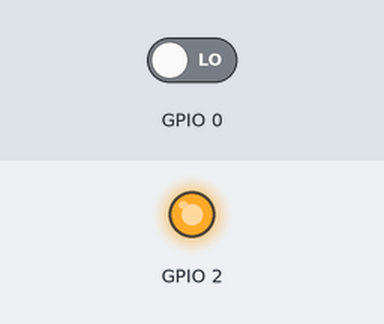
Simulated run of this sketch. Board: ESP32. On the bench: output pins drawn as LEDs (lit = HIGH). Inputs (shaded band) come from the test bench; at power-on: GPIO 0 LOW. What the sketch prints to the serial monitor is not drawn.

Above: at 1.2 s.
1.3 s: GPIO 0 driven HIGH
At 2.2 s:
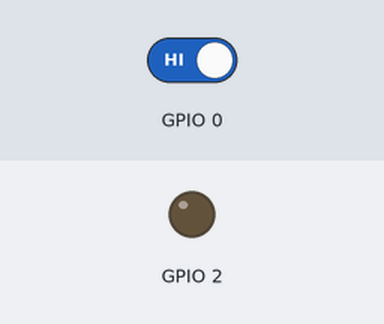
2.8 s: GPIO 0 driven LOW
At 4.2 s:
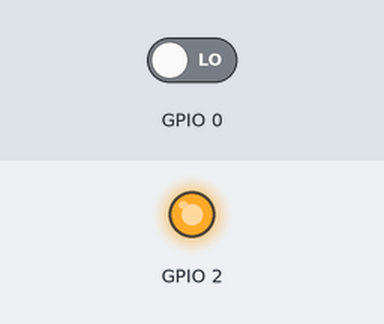
Timing chart, 0 to 5.8 s (numbered marks = the images above; inputs shaded):
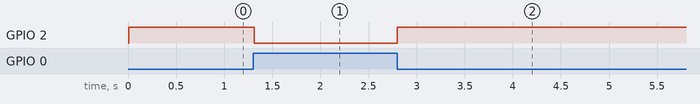

Measured:
- after the input at 1.3 s, GPIO 2: HIGH → LOW at once
- after the input at 2.8 s, GPIO 2: LOW → HIGH at once

The sketch:

ESPNOW_T2.ino
```cpp
#include <esp_now.h>
#include <WiFi.h>

// Global copies of slaves
esp_now_peer_info_t slave1;
esp_now_peer_info_t slave2;

#define CHANNEL 0
#define PRINTSCANRESULTS 0
#define DELETEBEFOREPAIR 0

int mac1[6] = {0xA8, 0x42, 0xE3, 0xAB, 0xB6, 0x7D}; // A8:42:E3:AB:B6:7D
int mac2[6] = {0xD4, 0x8A, 0xFC, 0x9E, 0x83, 0xE1}; // D4:8A:FC:9E:83:E1

// Init ESP Now with fallback
void InitESPNow() {
  WiFi.disconnect();
  if (esp_now_init() == ESP_OK) {
    Serial.println("ESPNow Init Success");
  }
  else {
    Serial.println("ESPNow Init Failed");
    ESP.restart(); // Restart ESP if initialization fails
  }
}

// Scan for slaves in AP mode
void ScanForSlave() {
  bool slave1Found = false;
  bool slave2Found = false;

  memset(&slave1, 0, sizeof(slave1));
  memset(&slave2, 0, sizeof(slave2));

  for (int ii = 0; ii < 6; ++ii) {
    slave1.peer_addr[ii] = (uint8_t) mac1[ii];
    slave2.peer_addr[ii] = (uint8_t) mac2[ii];
  }

  slave1.channel = CHANNEL;
  slave1.encrypt = 0;

  slave2.channel = CHANNEL;
  slave2.encrypt = 0;

  slave1Found = true;
  slave2Found = true;

  if (slave1Found && slave2Found) {
    Serial.println("Both Slaves Found, processing..");
  } else if (slave1Found || slave2Found) {
    Serial.println("Only one Slave Found, processing..");
  } else {
    Serial.println("No Slaves Found, trying again.");
  }
}

// Check if the slave is already paired with the master.
// If not, pair the slave with master
bool manageSlave(esp_now_peer_info_t &slave) {
  if (slave.channel == CHANNEL) {
    if (DELETEBEFOREPAIR) {
      deletePeer(slave);
    }

    Serial.print("Slave Status: ");
    bool exists = esp_now_is_peer_exist(slave.peer_addr);
    if (exists) {
      Serial.println("Already Paired");
      return true;
    } else {
      esp_err_t addStatus = esp_now_add_peer(&slave);
      if (addStatus == ESP_OK) {
        Serial.println("Pair success");
        return true;
      } else {
        Serial.println("Pair failed");
        return false;
      }
    }
  } else {
    Serial.println("No Slave found to process");
    return false;
  }
}

void deletePeer(esp_now_peer_info_t &slave) {
  esp_err_t delStatus = esp_now_del_peer(slave.peer_addr);
  Serial.print("Slave Delete Status: ");
  if (delStatus == ESP_OK) {
    Serial.println("Success");
  } else {
    Serial.println("Failed");
  }
}

uint8_t data = 0;

// send data to both slaves
void sendDataToSlaves() {
  sendData(slave1);
  sendData(slave2);
}

// send data
void sendData(esp_now_peer_info_t &slave) {
  data = digitalRead(0);
  if (data == HIGH) {
    digitalWrite(2, LOW);
  } else {
    digitalWrite(2, HIGH);
  }

  const uint8_t *peer_addr = slave.peer_addr;
  Serial.print("Sending to Slave: "); Serial.println(peer_addr[5], HEX);
  Serial.print("Data: "); Serial.println(data);
  esp_err_t result = esp_now_send(peer_addr, (uint8_t *)&data, sizeof(data));
  Serial.print("Send Status: ");
  if (result == ESP_OK) {
    Serial.println("Success");
  } else {
    Serial.println("Failed");
  }
}

// callback when data is sent from Master to Slave
void OnDataSent(const uint8_t *mac_addr, esp_now_send_status_t status) {
  char macStr[18];
  snprintf(macStr, sizeof(macStr), "%02x:%02x:%02x:%02x:%02x:%02x",
           mac_addr[0], mac_addr[1], mac_addr[2], mac_addr[3], mac_addr[4], mac_addr[5]);
  Serial.print("Last Packet Sent to: "); Serial.println(macStr);
  Serial.print("Last Packet Send Status: "); Serial.println(status == ESP_NOW_SEND_SUCCESS ? "Delivery Success" : "Delivery Fail");
}

void setup() {
  Serial.begin(115200);
  pinMode(0, INPUT);
  pinMode(2, OUTPUT);
  WiFi.mode(WIFI_STA);
  Serial.println("ESPNow/Basic/Master Example");
  Serial.print("STA MAC: "); Serial.println(WiFi.macAddress());
  InitESPNow();
  esp_now_register_send_cb(OnDataSent);
}

void loop() {
  ScanForSlave();
  if (slave1.channel == CHANNEL) {
    if (manageSlave(slave1)) {
      sendData(slave1);
    }
  }

  if (slave2.channel == CHANNEL) {
    if (manageSlave(slave2)) {
      sendData(slave2);
    }
  }
}
```
